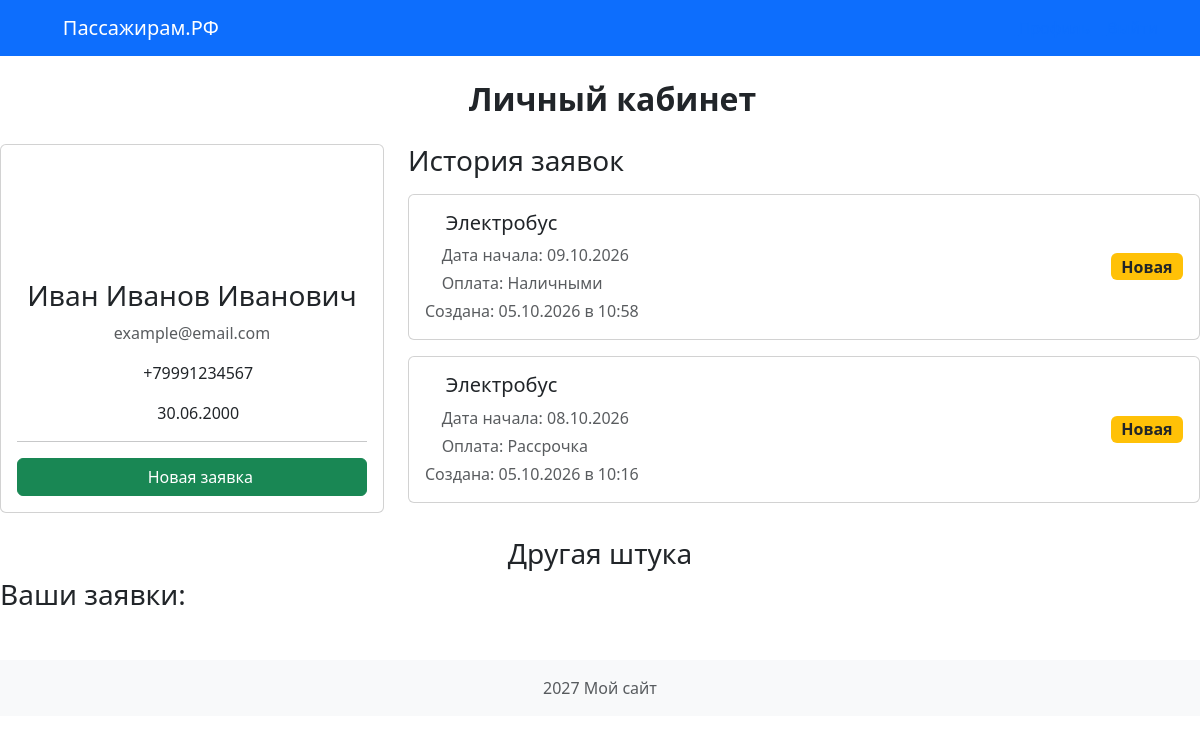
/profile (signed in), run on the app's committed database.
### models.py (models this page shows)
class User(db.Model, UserMixin):
    __tablename__ = 'users'
    id = db.Column(db.Integer, primary_key=True)
    login = db.Column(db.String(64), unique=True, nullable=False)
    password_hash = db.Column(db.String(256), nullable=False)
    fio = db.Column(db.String(128), nullable=False)
    birth_date = db.Column(db.Date, nullable=False)
    phone = db.Column(db.String(20), nullable=False)
    email = db.Column(db.String(128), nullable=False)
    role = db.Column(db.String(10), default='user')
    created_at = db.Column(db.DateTime, default=datetime.utcnow)
    applications = db.relationship('Application', backref='user', lazy=True)
    reviews = db.relationship('Review', backref='user', lazy=True)

class Application(db.Model):
    __tablename__= 'applications'
    id = db.Column(db.Integer, primary_key=True)
    user_id = db.Column(db.Integer, db.ForeignKey('users.id'), nullable=False)
    transport_type = db.Column(db.String(50), nullable=False)
    start_date = db.Column(db.Date, nullable=False)
    payment_method = db.Column(db.String(50), nullable=False)
    status = db.Column(db.String(50), default='Новая')
    created_at = db.Column(db.DateTime, default=datetime.utcnow)
    reviews = db.relationship('Review', backref='application', lazy=True)

### app.py (the view)
@app.route('/profile')
@login_required
def profile():
    user_applications = Application.query.filter_by(user_id=current_user.id).order_by(Application.created_at.desc()).all()
    return render_template('profile.html', applications=user_applications)

### app.py (called while the page is built)
@login_manager.user_loader
def load_user(user_id):
    return User.query.get(int(user_id))

### templates/profile.html (shortened to what this page needs)
{% extends 'base.html' %}
{% block content %}
    <h2 class="mb-4 text-center">
        <i class="bi bi-person-circle"></i><b>Личный кабинет</b>
    </h2>
    <div class="row">
        <div class="col-md-4 mb-4">
            <div class="card shadoe-sm">
                <div class="card-body text-center">
                    <i class="bi bi-person-circle display-1 text-primary"></i>
                    <h3 class="mt-3">{{ current_user.fio }}</h3>
                    <p class="text-muted">{{ current_user.email }}</p>
                    <p><i class="bi bi-telephone"></i>{{ current_user.phone }}</p>
                    <p><i class="bi bi-calendar"></i>{{ current_user.birth_date.strftime('%d.%m.%Y') }}</p>
                    <hr>
                    <a href="{{ url_for('application') }}" class="btn btn-success w-100">
                        <i class="bi bi-plus-circle"></i> Новая заявка
                    </a>
                </div>
            </div>
        </div>
        <div class="col-md-8">
            <h3 class="mb-3">История заявок</h3>
            {% if applications %}
                {% for app in applications %}
                <div class="card mb-3">
                    <div class="card-body">
                        <div class="d-flex justify-content-between align-items-center">
                            <div>
                                <h5 class="card-title">
                                    <i class="bi bi-bus-front"></i> {{app.transport_type  }}
                                </h5>
                                <p class="card-text text-muted mb-1">
                                    <i class="bi bi-calendar-event"></i> Дата начала: {{ app.start_date.strftime('%d.%m.%Y') }}
                                </p>
                                <p class="card-text text-muted mb-1">
                                    <i class="bi bi-credit-card"></i> Оплата: {{ app.payment_method }}
                                </p>
                                <p class="card-text text-muted">
                                     Создана: {{ app.created_at.strftime('%d.%m.%Y в %H:%M') }}
                                </p>
                            </div>
                            <span class="badge
                                {% if app.status == 'Новая' %}bg-warning text-dark
                                {% elif app.status == 'Идёт обучение' %}bg-info text-dark
                                {% elif app.status == 'Обучение завершено' %}bg-success
                                {% else %}bg-secondary{% endif %} fs-6">
                                {{ app.status }}
                            </span>
                        </div>
                    </div>
                </div>
                {% endfor %}
            {% else %}
                <div class="alert alert-info">
                    <i class="bi bi-info-circle"></i>У вас пока нет заявок.
                    <a href="{{ url_for('application') }}" class="alert-link">Создать первую заявку</a>
                </div>
            {% endif %}
        </div>
    </div>
    {% if applications %}
        <h3 class="text-center">Другая штука</h3>
        <h3>Ваши заявки:</h3>
    {% else %}
        <p>У нас пока нет заявок.</p>
    {% endif %}
{% endblock %}

### data on the page
User: fio "Иван Иванов Иванович", email "example@email.com", phone "+79991234567", birth_date "30.06.2000"
Application: transport_type "Электробус", start_date "09.10.2026", payment_method "Наличными", created_at "05.10.2026 в 10:58", status "Новая"
Application: transport_type "Электробус", start_date "08.10.2026", payment_method "Рассрочка", created_at "05.10.2026 в 10:16", status "Новая"
